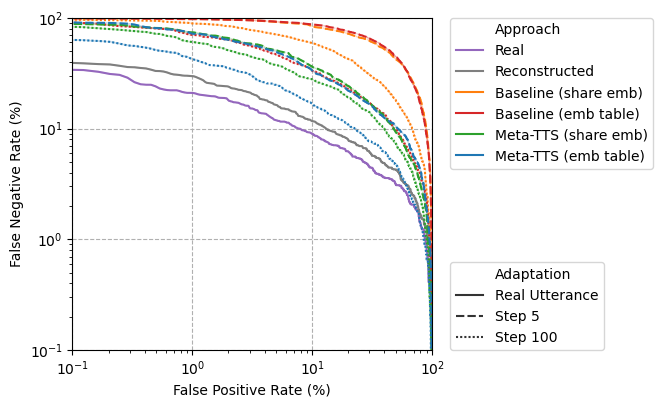
#> input picture evaluation/images/LibriTTS/det.png, 663 x 408 px
$ python merge_image.py
#> lines starting #> are read from the running program, lines starting #| are printed output that depends on the picture
from PIL import Image

im1 = Image.open('images/LibriTTS/det.png')
#> im1 is the input picture: PIL image 663x408 RGBA; mean R, G, B, A 244.9, 244.7, 244.4, 255
im2 = Image.open('images/VCTK/det.png')
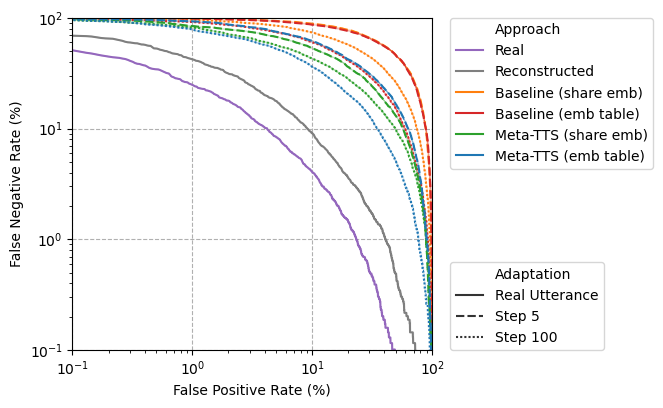
#> input picture evaluation/images/VCTK/det.png, 663 x 408 px
#> im2 is the input picture: PIL image 663x408 RGBA; mean R, G, B, A 244.6, 244.5, 244.3, 255
w, h = im1.size
#> w = 663; h = 408
pad = 0
crop_w = int(w*0.68)
#> crop_w = 450
im = Image.new('RGB', (crop_w+pad+w, h), (255,255,255))
#> im: PIL image 1113x408 RGB; every value is 255
im.paste(im1, (0, 0))
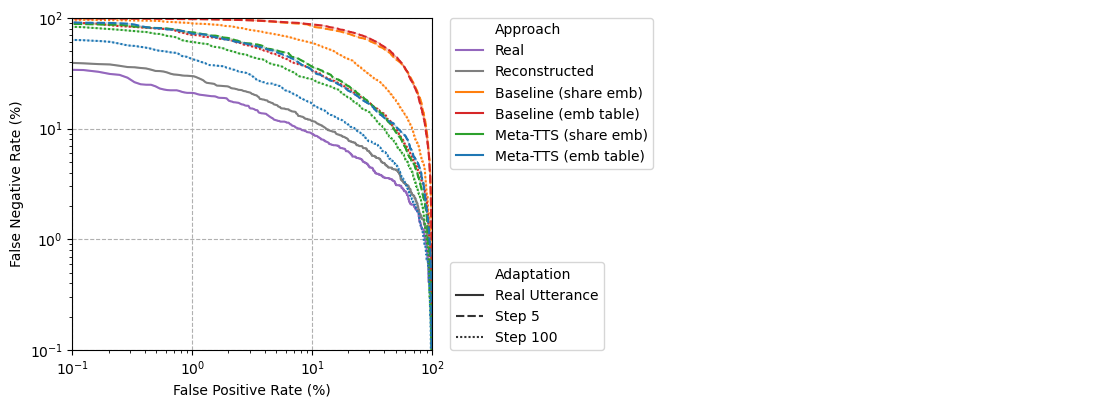
#> im: PIL image 1113x408 RGB; mean R, G, B 249, 248.8, 248.7
im.paste(im2.crop((0, 0, crop_w, h)), (w+pad,0))
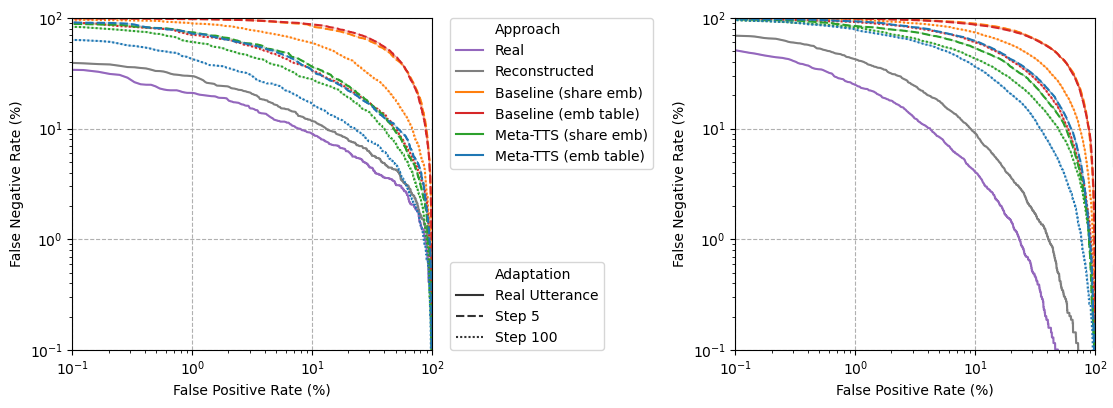
#> im: PIL image 1113x408 RGB; mean R, G, B 244.9, 244.7, 244.4
im.save('images/det.png')
im.show()

# [32 lines of commented-out code are left out]
